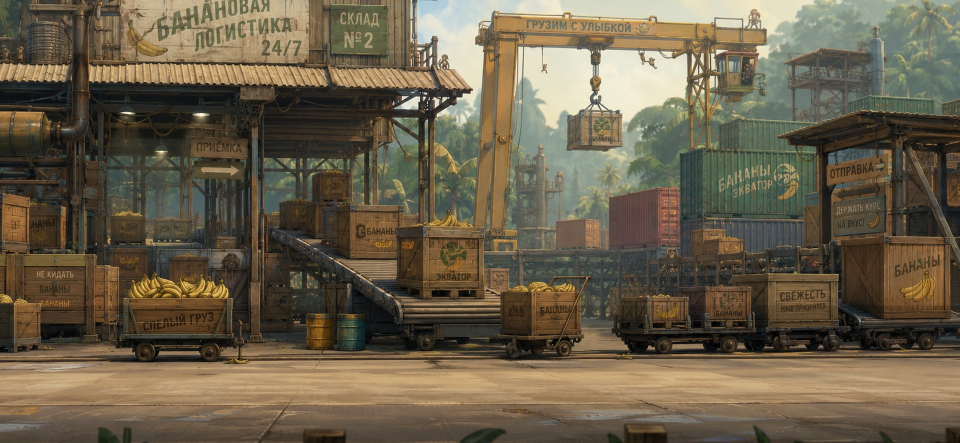
#> input picture assets/resources/backgrounds/level02.jpg, 1920 x 886 px (shown at 1/2 size)
$ python -i build_martyshkin_texture10_backgrounds.py   (imports and definitions only)
#> lines starting #> are read from the running program, lines starting #| are printed output that depends on the picture
#> further down, picture is the input picture: PIL image 1920x886 RGB; mean R, G, B 106.4, 95.3, 74.8
from __future__ import annotations

import argparse
import hashlib
import json
import math
import re
from dataclasses import dataclass, asdict
from pathlib import Path
from typing import Any

from PIL import Image, ImageDraw, ImageFont, ImageStat


TARGET_SIZE = (1920, 886)
PREVIEW_SIZE = (640, 295)
PRIMARY_SOURCE_SLOT = 2
JPEG_QUALITY_FULL = 88
JPEG_QUALITY_PREVIEW = 78

SOURCE_SLOT_ROLES = {
    1: "scenic_far_reference",
    2: "scenic_runtime_primary",
    3: "near_edge_reference_not_runtime_whole_sheet",
    4: "track_backdrop_reference_not_runtime_whole_sheet",
    5: "atmosphere_reference_not_runtime_whole_sheet",
    6: "prop_sheet_reference_not_runtime_whole_sheet",
    7: "prop_sheet_reference_not_runtime_whole_sheet",
    8: "prop_sheet_reference_not_runtime_whole_sheet",
}


@dataclass
class SourceInfo:
    slot: int
    role: str
    fileName: str
    relativePath: str
    width: int
    height: int
    mode: str
    sha256: str
    meanLuma: float
    contrast: float
    wholeSheetRuntimePolicy: str


# [17 lines left out: functions sha256_file, cover_resize, not called in this run]


def fit_resize(image: Image.Image, size: tuple[int, int]) -> Image.Image:
    return cover_resize(image, size)


# [32 lines left out: functions load_font, parse_game_root_levels, not called in this run]


def load_canon(project_root: Path) -> dict[str, Any]:
    canon_path = project_root / "nessesary" / "10" / "mtr_level_canon_manifest.json"
    return json.loads(canon_path.read_text(encoding="utf-8-sig"))


# [24 lines left out: function source_info, not called in this run]


def apply_runtime_grade(image: Image.Image) -> Image.Image:
    rgb = image.convert("RGB")
    overlay = Image.new("RGBA", rgb.size, (0, 0, 0, 0))
#> overlay: PIL image 1920x886 RGBA; every value is 0
    draw = ImageDraw.Draw(overlay)
    w, h = rgb.size
#> w = 1920; h = 886
    draw.rectangle((0, int(h * 0.69), w, h), fill=(0, 0, 0, 38))
    draw.rectangle((0, 0, w, int(h * 0.12)), fill=(255, 246, 220, 14))
    graded = Image.alpha_composite(rgb.convert("RGBA"), overlay).convert("RGB")
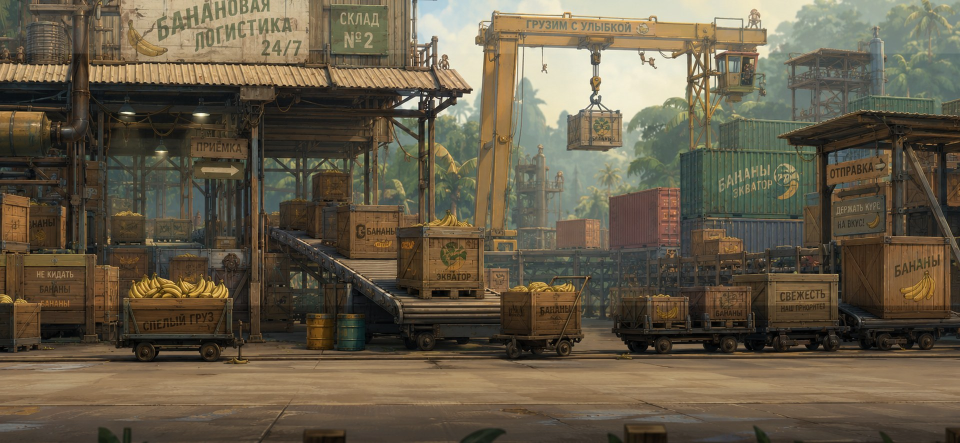
#> graded: PIL image 1920x886 RGB (shown at 1/2 size); mean R, G, B 102.1, 91.8, 72.3
    return graded


# [126 lines left out: functions build_level_background, make_selected_contact_sheet, main, not called in this run]


# [2 lines not run here, left out]

>>> from PIL import Image
>>> picture = Image.open('../../assets/resources/backgrounds/level02.jpg')
>>> result = apply_runtime_grade(picture)

$ run again, on assets/resources/backgrounds/level14.jpg
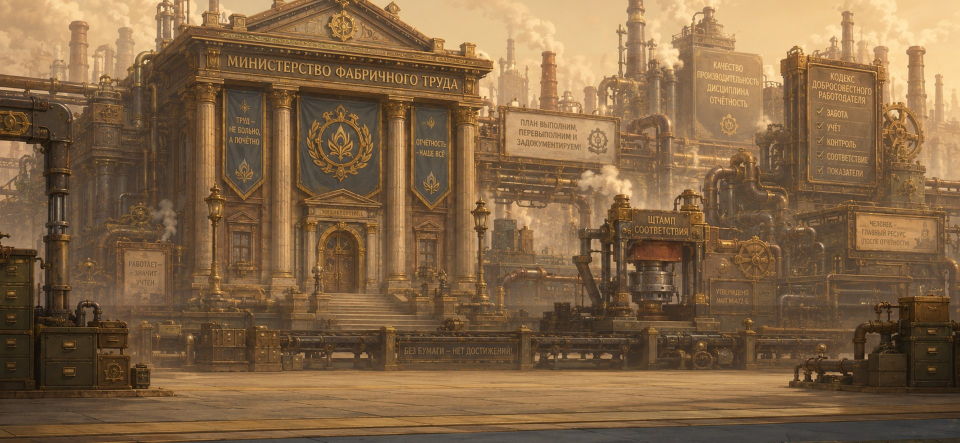
#> input picture assets/resources/backgrounds/level14.jpg, 1920 x 886 px (shown at 1/2 size)
#> picture is the input picture: PIL image 1920x886 RGB; mean R, G, B 131.1, 101.3, 68.9
#> overlay: PIL image 1920x886 RGBA; every value is 0
#> in apply_runtime_grade, `graded = Image.alpha_composite(rgb.convert("RGBA"), overlay).convert("..`:
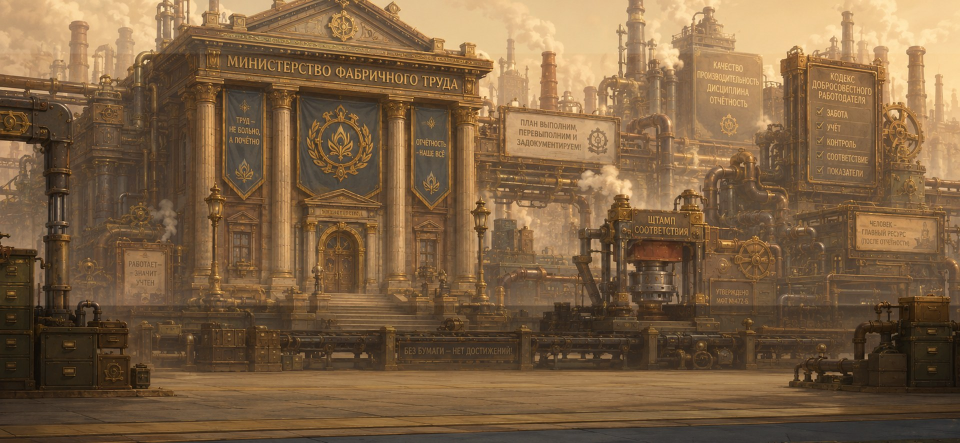
#> graded: PIL image 1920x886 RGB (shown at 1/2 size); mean R, G, B 126.5, 98.2, 67.1
